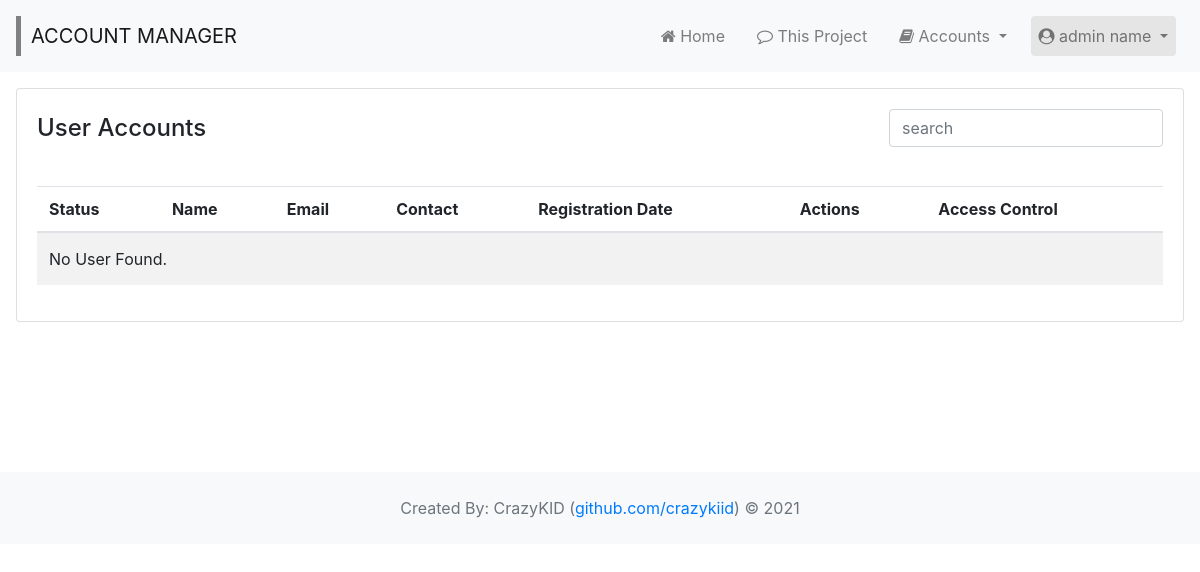
Before: /accounts/active with the older database file.
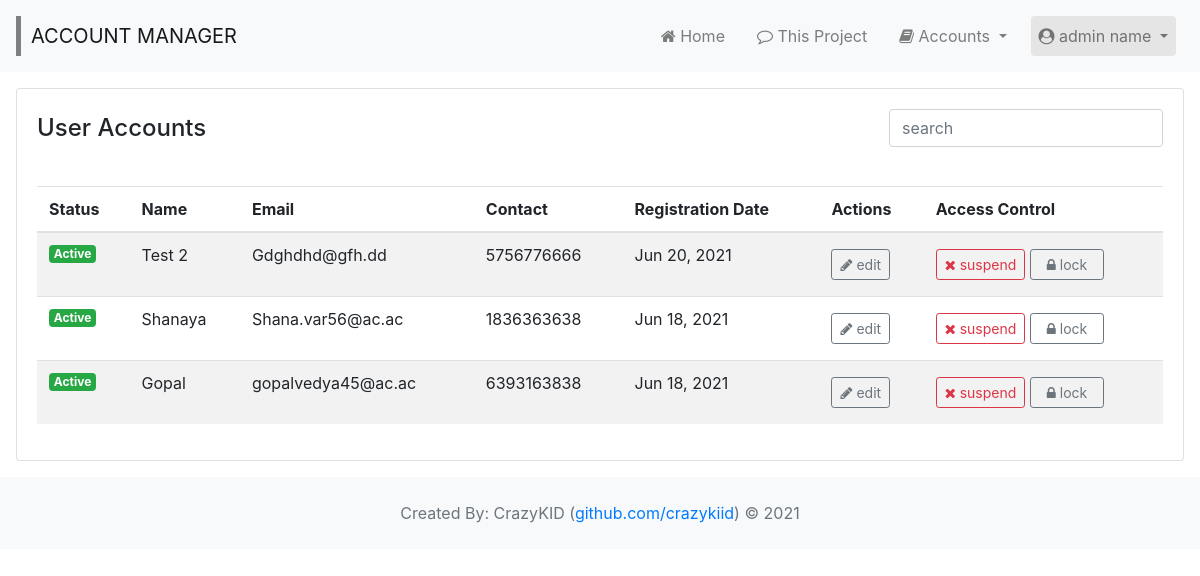
After: the same page with the newer database file.
### wsite/models.py (models this page shows, shortened)
class user_accounts(models.Model):
  _id = models.AutoField(primary_key=True)
  _name = models.CharField(max_length=63)
  _email = models.CharField(max_length=63, unique=True)
  _contact = models.CharField(max_length=10)
  _password = models.CharField(max_length=255)
  _status = models.IntegerField(default=0)
  _reg_at = models.DateTimeField(auto_now_add=True)

### wsite/views.py (the view)
# urls.py: path('accounts/active', views.usersAct, name = 'active_users'),
def usersAct(request):
  users_active = user_accounts.objects.filter(_status=1).order_by('-_id')
  return render(request, 'accounts/active.html', { 'users' : users_active })

### wsite/templatetags/custom_tags.py (called while the page is built)
def underscorefix(obj, attribute):
  return getattr(obj, attribute)

### wsite/templates/accounts/Active.html (shortened to what this page needs)
{% extends 'layout/layout.html' %}
{% load custom_tags %}
{% block page %}
{% include 'layout/header.html' %}
<div class="container-fluid p-3" style="min-height:400px">
	<section>
		<div class="card">
			<div class="card-body">
				<div class="d-flex flex-column flex-lg-row justify-content-between">
					<h4 style="padding:5px 0px 35px;">User Accounts</h4>
					<div class="form-group pull-right">
					    <input type="text" class="search form-control" placeholder="search">
					</div>
				</div>
				<div class="table-responsive">
				<table class="table table-striped">
					<thead>
					    <tr>
					      <th scope="col">Status</th>
					    	<th scope="col">Name</th>
					    	<th scope="col">Email</th>
					    	<th scope="col">Contact</th>
					    	<th scope="col">Registration Date</th>
					    	<th scope="col">Actions</th>
					    	<th scope="col">Access Control</th>
					    </tr>
					</thead>
					<tbody class="u-list">
						{% if users.count > 0 %}
						  {% for user in users %}
					    <tr>
					    	<td>
					    	  {% if user|usfix:'_status' == 0 %}
					    	  <span class="badge badge-danger">Inactive</span
					    	  {% elif user|usfix:'_status' == 1 %}
                  <span class="badge badge-success">Active</span>
                  {% elif user|usfix:'_status' == 9 %}
                  <span class="badge badge-dark">Suspended</span>
                  {% else %}
                  <span class="badge badge-secondary">Unknown</span>
                  {% endif %}
					    	</td>
					    	<td>{{ user|usfix:'_name' }}</td>
					    	<td>{{ user|usfix:'_email' }}</td>
					    	<td>{{ user|usfix:'_contact' }}</td>
					    	<td>{{ user|usfix:'_reg_at'|date:'M d, Y'}}</td>
					    	<td>
					    	  <a class="btn btn-outline-secondary btn-sm my-1" href="{% url 'update_user' user|usfix:'_id' %}" role="button" data-toggle="tooltip" data-placement="bottom" title="Edit Account Details"><i class="fa fa-pencil" aria-hidden="true"></i> edit</a>
					    	</td>
					    	<td>
					    	  {% if user|usfix:'_status' == 9 %}
								  <a class="btn btn-outline-success btn-sm my-1" href="{% url 'activate_user' user|usfix:'_id' %}" role="button" data-toggle="tooltip" data-placement="bottom" title="Activate Account"><i class="fa fa-check" aria-hidden="true"></i> activate</a>
					    		{% elif user|usfix:'_status' == 1 %}
					     		<a class="btn btn-outline-danger btn-sm my-1" href="{% url 'suspend_user' user|usfix:'_id' %}" role="button" data-toggle="tooltip" data-placement="bottom" title="De-activate Account"><i class="fa fa-times" aria-hidden="true"></i> suspend</a>
					     		<a class="btn btn-outline-secondary btn-sm my-1 px-3" href="{% url 'lock_user' user|usfix:'_id' %}" role="button" data-toggle="tooltip" data-placement="bottom" title="Lock Account"><i class="fa fa-lock" aria-hidden="true"></i> lock</a>
					     		{% endif %}
					      </td>
					    </tr>
					    {% endfor %}
					  {% else %}
					    <tr>
					    	<td colspan="7" style="padding:1rem .75rem;">No User Found.</td>
					    </tr>
					  {% endif %}
				  </tbody>
				</table>
				</div>
			</div>
		</div>
	</section>
</div>
{% include 'layout/footer.html' %}
{% endblock page %}

Changed rows visible on the page:
added user_accounts: _name "Test 2", _email "Gdghdhd@gfh.dd", _contact "5756776666", _reg_at "Jun 20, 2021"
added user_accounts: _name "Shanaya", _email "Shana.var56@ac.ac", _contact "1836363638", _reg_at "Jun 18, 2021"
added user_accounts: _name "Gopal", _email "gopalvedya45@ac.ac", _contact "6393163838", _reg_at "Jun 18, 2021"
Other visible differences:
text no longer shown: "No User Found."
